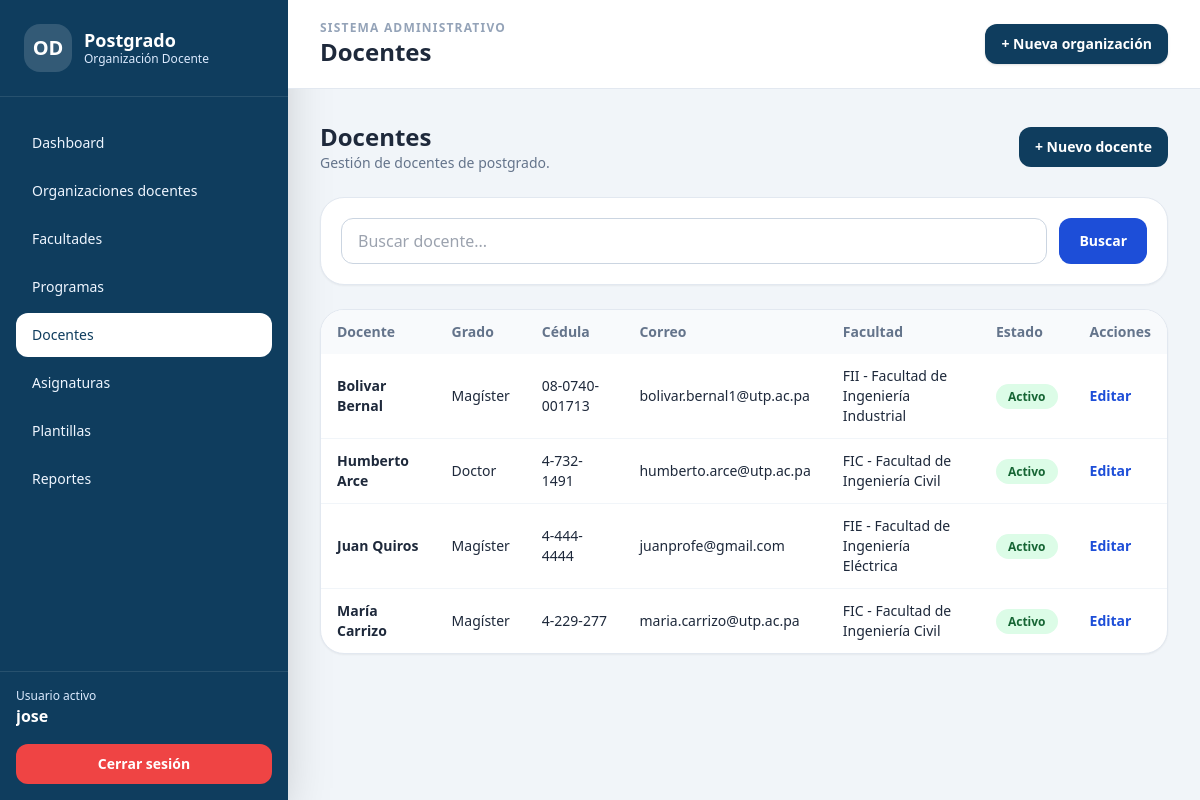
The page /docentes/ (signed in) on the database its author committed.
### organizacion_docente/models.py (models this page shows, shortened)
class ModeloBase(models.Model):
    creado_en = models.DateTimeField(auto_now_add=True)
    actualizado_en = models.DateTimeField(auto_now=True)
    class Meta:
        abstract = True

class Docente(ModeloBase):
    SEXO_CHOICES = [
        ("M", "Hombre"),
        ("F", "Mujer"),
    ]
    GRADO_ACADEMICO_CHOICES = [
        ("MAGISTER", "Magíster"),
        ("DOCTOR", "Doctor/a"),
    ]
    facultad = models.ForeignKey(
        Facultad,
        on_delete=models.SET_NULL,
        blank=True,
        null=True,
        related_name="docentes",
        verbose_name="Facultad relacionada"
    )
    nombre_completo = models.CharField(
        max_length=200,
        verbose_name="Nombre completo"
    )
    cedula = models.CharField(
        max_length=50,
        unique=True,
        verbose_name="Cédula"
    )
    correo = models.EmailField(
        max_length=150,
        blank=True,
        null=True,
        verbose_name="Correo electrónico"
    )
    telefono = models.CharField(
        max_length=50,
        blank=True,
        null=True,
        verbose_name="Teléfono"
    )
    especialidad = models.CharField(
        max_length=200,
        blank=True,
        null=True,
        verbose_name="Especialidad"
    )
    sexo = models.CharField(
        max_length=1,
        choices=SEXO_CHOICES,
        default="M",
        verbose_name="Sexo"
    )
    grado_academico = models.CharField(
        max_length=20,
        choices=GRADO_ACADEMICO_CHOICES,
        default="MAGISTER",
        verbose_name="Grado académico"
    )
    activo = models.BooleanField(
        default=True,
        verbose_name="Activo"
    )
    class Meta:
        verbose_name = "Docente"
        verbose_name_plural = "Docentes"
        ordering = ["nombre_completo"]
    @property
    def tratamiento_destinatario(self):
        if self.grado_academico == "DOCTOR":
            return "Doctora" if self.sexo == "F" else "Doctor"
        return "Magíster"

class Facultad(ModeloBase):
    nombre = models.CharField(
        max_length=150,
        unique=True,
        verbose_name="Nombre de la facultad"
    )
    siglas = models.CharField(
        max_length=20,
        blank=True,
        null=True,
        verbose_name="Siglas"
    )
    activo = models.BooleanField(
        default=True,
        verbose_name="Activo"
    )
    class Meta:
        verbose_name = "Facultad"
        verbose_name_plural = "Facultades"
        ordering = ["nombre"]
    def __str__(self):
        if self.siglas:
            return f"{self.siglas} - {self.nombre}"
        return self.nombre

### organizacion_docente/views.py (the view, shortened to what this page needs)
@login_required
def docente_listado(request):
    docentes = Docente.objects.select_related(
        "facultad"
    ).order_by("nombre_completo")
    q = request.GET.get("q")
    page_obj = paginar_queryset(request, docentes, cantidad=15)
    context = {
        "titulo": "Docentes",
        "docentes": page_obj,
        "page_obj": page_obj,
        "q": q,
    }
    return render(
        request,
        "organizacion_docente/docente_list.html",
        context
    )

### organizacion_docente/views.py (called while the page is built)
def paginar_queryset(request, queryset, cantidad=15):
    paginator = Paginator(queryset, cantidad)
    numero_pagina = request.GET.get("page")
    return paginator.get_page(numero_pagina)

### templates/organizacion_docente/docente_list.html (shortened to what this page needs)
{% extends "base.html" %}
{% block header %}Docentes{% endblock %}
{% block content %}
<div class="flex items-center justify-between mb-6">
    <div>
        <h3 class="text-2xl font-black text-slate-800">Docentes</h3>
        <p class="text-sm text-slate-500">Gestión de docentes de postgrado.</p>
    </div>
    <a href="{% url 'docente_crear' %}" class="rounded-xl bg-[#0f3d5e] px-4 py-2.5 text-sm font-bold text-white hover:bg-[#115b83]">
        + Nuevo docente
    </a>
</div>
<div class="bg-white rounded-3xl border border-slate-200 shadow-sm p-5 mb-6">
    <form method="get" class="flex gap-3">
        <input type="text" name="q" value="{{ q|default:'' }}" placeholder="Buscar docente..."
               class="w-full rounded-xl border border-slate-300 px-4 py-2.5 focus:ring-2 focus:ring-blue-200">
        <button class="rounded-xl bg-blue-700 px-5 py-2.5 text-sm font-bold text-white">Buscar</button>
    </form>
</div>
<div class="bg-white rounded-3xl border border-slate-200 shadow-sm overflow-hidden">
    <table class="min-w-full text-sm">
        <thead class="bg-slate-50 text-left text-slate-500">
            <tr>
                <th class="px-4 py-3">Docente</th>
                <th class="px-4 py-3">Grado</th>
                <th class="px-4 py-3">Cédula</th>
                <th class="px-4 py-3">Correo</th>
                <th class="px-4 py-3">Facultad</th>
                <th class="px-4 py-3">Estado</th>
                <th class="px-4 py-3">Acciones</th>
            </tr>
        </thead>
        <tbody class="divide-y divide-slate-100">
            {% for item in docentes %}
                <tr>
                    <td class="px-4 py-3 font-bold">{{ item.nombre_completo }}</td>
                    <td class="px-4 py-3">{{ item.tratamiento_destinatario }}</td>
                    <td class="px-4 py-3">{{ item.cedula }}</td>
                    <td class="px-4 py-3">{{ item.correo|default:"-" }}</td>
                    <td class="px-4 py-3">{{ item.facultad|default:"-" }}</td>
                    <td class="px-4 py-3">
                        {% if item.activo %}
                            <span class="rounded-full bg-green-100 text-green-800 px-3 py-1 text-xs font-bold">Activo</span>
                        {% else %}
                            <span class="rounded-full bg-red-100 text-red-800 px-3 py-1 text-xs font-bold">Inactivo</span>
                        {% endif %}
                    </td>
                    <td class="px-4 py-3">
                        <a href="{% url 'docente_editar' item.pk %}" class="font-bold text-blue-700 hover:underline">Editar</a>
                    </td>
                </tr>
            {% empty %}
                <tr>
                    <td colspan="7" class="px-4 py-8 text-center text-slate-500">No hay docentes registrados.</td>
                </tr>
            {% endfor %}
        </tbody>
    </table>
</div>
{% endblock %}

### templates/base.html (shortened to what this page needs)
{% load static %}
<!DOCTYPE html>
<html lang="es">
<head>
    <script src="https://cdn.tailwindcss.com"></script>
</head>
<body class="bg-slate-100 text-slate-800">
<div class="min-h-screen flex">
    <aside class="hidden lg:flex lg:w-72 lg:flex-col bg-[#0f3d5e] text-white shadow-2xl">
        <div class="p-6 border-b border-white/10">
            <div class="flex items-center gap-3">
                <div class="w-12 h-12 rounded-2xl bg-white/15 flex items-center justify-center font-black text-xl">
                    OD
                </div>
                <div>
                    <h1 class="font-black text-lg leading-tight">Postgrado</h1>
                    <p class="text-xs text-blue-100">Organización Docente</p>
                </div>
            </div>
        </div>
        <nav class="flex-1 px-4 py-6 space-y-1 text-sm font-medium">
            <a href="{% url 'dashboard' %}"
               class="block px-4 py-3 rounded-xl {% if request.resolver_match.url_name == 'dashboard' %}bg-white text-[#0f3d5e]{% else %}hover:bg-white/10 text-blue-50{% endif %}">
                Dashboard
            </a>
            <a href="{% url 'organizacion_listado' %}"
               class="block px-4 py-3 rounded-xl {% if 'organizacion' in request.resolver_match.url_name %}bg-white text-[#0f3d5e]{% else %}hover:bg-white/10 text-blue-50{% endif %}">
                Organizaciones docentes
            </a>
            <a href="{% url 'facultad_listado' %}"
               class="block px-4 py-3 rounded-xl {% if 'facultad' in request.resolver_match.url_name %}bg-white text-[#0f3d5e]{% else %}hover:bg-white/10 text-blue-50{% endif %}">
                Facultades
            </a>
            <a href="{% url 'programa_listado' %}"
               class="block px-4 py-3 rounded-xl {% if 'programa' in request.resolver_match.url_name %}bg-white text-[#0f3d5e]{% else %}hover:bg-white/10 text-blue-50{% endif %}">
                Programas
            </a>
            <a href="{% url 'docente_listado' %}"
               class="block px-4 py-3 rounded-xl {% if 'docente' in request.resolver_match.url_name %}bg-white text-[#0f3d5e]{% else %}hover:bg-white/10 text-blue-50{% endif %}">
                Docentes
            </a>
            <a href="{% url 'asignatura_listado' %}"
               class="block px-4 py-3 rounded-xl {% if 'asignatura' in request.resolver_match.url_name %}bg-white text-[#0f3d5e]{% else %}hover:bg-white/10 text-blue-50{% endif %}">
                Asignaturas
            </a>
            <a href="{% url 'plantilla_listado' %}"
               class="block px-4 py-3 rounded-xl {% if 'plantilla' in request.resolver_match.url_name %}bg-white text-[#0f3d5e]{% else %}hover:bg-white/10 text-blue-50{% endif %}">
                Plantillas
            </a>
            <a href="{% url 'reportes' %}"
               class="block px-4 py-3 rounded-xl {% if request.resolver_match.url_name == 'reportes' %}bg-white text-[#0f3d5e]{% else %}hover:bg-white/10 text-blue-50{% endif %}">
                Reportes
            </a>
        </nav>
        <div class="p-4 border-t border-white/10">
            <p class="text-xs text-blue-100">Usuario activo</p>
            <p class="font-bold text-white truncate">{{ request.user.username }}</p>
            <form method="post" action="{% url 'logout' %}" class="mt-4">
                <button class="w-full rounded-xl bg-red-500 px-4 py-2.5 text-sm font-bold text-white hover:bg-red-600 transition">
                    Cerrar sesión
                </button>
            </form>
        </div>
    </aside>
    <main class="flex-1 min-w-0">
        <header class="bg-white border-b border-slate-200 px-4 md:px-8 py-5 sticky top-0 z-20">
            <div class="flex items-center justify-between gap-4">
                <div>
                    <p class="text-xs uppercase tracking-widest text-slate-400 font-bold">
                        Sistema administrativo
                    </p>
                    <h2 class="text-xl md:text-2xl font-black text-slate-800">
                        {% block header %}Control de Organización Docente{% endblock %}
                    </h2>
                </div>
                <a href="{% url 'organizacion_crear' %}"
                   class="hidden md:inline-flex items-center rounded-xl bg-[#0f3d5e] px-4 py-2.5 text-sm font-bold text-white hover:bg-[#115b83] shadow">
                    + Nueva organización
                </a>
            </div>
        </header>
        <section class="p-4 md:p-8">
            {% block content %}{% endblock %}
        </section>
    </main>
</div>
</body>
</html>

### rows shown on the page
Docente: nombre_completo "Bolivar Bernal", tratamiento_destinatario "Magíster", cedula "08-0740-001713", correo "bolivar.bernal1@utp.ac.pa", facultad "FII - Facultad de Ingeniería Industrial", activo "Activo"
Docente: nombre_completo "Humberto Arce", tratamiento_destinatario "Doctor", cedula "4-732-1491", correo "humberto.arce@utp.ac.pa", facultad "FIC - Facultad de Ingeniería Civil", activo "Activo"
Docente: nombre_completo "Juan Quiros", tratamiento_destinatario "Magíster", cedula "4-444-4444", correo "juanprofe@gmail.com", facultad "FIE - Facultad de Ingeniería Eléctrica", activo "Activo"
Docente: nombre_completo "María Carrizo", tratamiento_destinatario "Magíster", cedula "4-229-277", correo "maria.carrizo@utp.ac.pa", facultad "FIC - Facultad de Ingeniería Civil", activo "Activo"

### other values the page prints
{{ request.user.username }} "jose"
